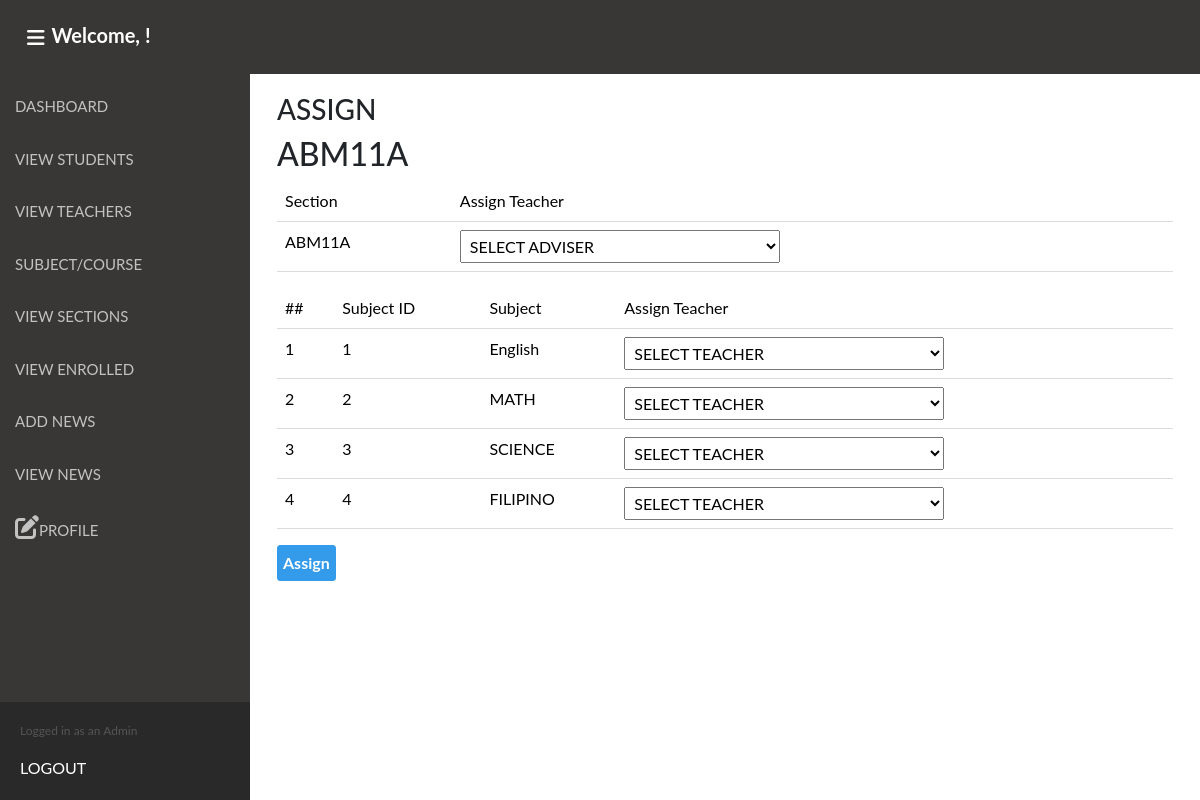
Screenshot of /admin/sectionData/assignteacher_newversion.php?section_id=1 with the database file from the repository.
### tables this page shows
CREATE TABLE `section` (
  `section_id` int(11) NOT NULL,
  `schoolyear` varchar(50) NOT NULL,
  `grade_year` varchar(50) NOT NULL,
  `section` varchar(50) NOT NULL,
  `section_course` varchar(50) NOT NULL,
  `yearsection` varchar(50) NOT NULL,
  `start_date` datetime NOT NULL,
  `end_date` datetime NOT NULL,
  `student_qty` int(50) NOT NULL,
  `max_qty` int(50) NOT NULL,
  `adviser` varchar(50) NOT NULL,
  `section_status` varchar(50) NOT NULL,
  `assign_status` varchar(50) NOT NULL
);

CREATE TABLE `section_subject` (
  `section_subjectId` int(11) NOT NULL,
  `section_id` varchar(50) NOT NULL,
  `section_course` varchar(50) NOT NULL,
  `subject_id` varchar(50) NOT NULL,
  `teacher_id` varchar(50) NOT NULL,
  `adviser_id` varchar(50) NOT NULL
);

CREATE TABLE `subject` (
  `subject_id` int(11) NOT NULL,
  `subject` varchar(50) NOT NULL,
  `subject_code` varchar(50) NOT NULL,
  `description` varchar(50) NOT NULL
);

### admin/sectionData/assignteacher_newversion.php (the view, shortened to what this page needs)
<?Php
require_once('../../includes/connect.php');
$getSection_id=$_GET['section_id'];
$data_section=mysqli_fetch_array(mysqli_query($conn,"SELECT * FROM section WHERE section_id='$getSection_id'"));
$sql_new_assign="SELECT ss.*, s.* FROM section_subject ss, subject s WHERE ss.subject_id=s.subject_id AND section_id=$getSection_id";
$result_sql_new_assign=mysqli_query($conn,$sql_new_assign);
$checkSection=mysqli_fetch_array(mysqli_query($conn,"SELECT * FROM section WHERE section_id=$getSection_id"));
?>
<!DOCTYPE html>
    <html>
    <head>
    <link rel="stylesheet" href="../../css/styles.css">
    <link href="https://cdnjs.cloudflare.com/ajax/libs/toastr.js/2.0.1/css/toastr.css" rel="stylesheet"/>
</head>
<body>
<?Php require_once('../../includes/navbar.php') ?>
<?Php require_once('reassignedteacher.php') ?>
<div class="wrap"id="wrap">
<div class="container mt-5">
<div class="col-sm-12">
    <?php
    if($checkSection['assign_status']!="ASSIGNED"){
    ?>
    <h3>ASSIGN</h3>
    <h2><?php echo $data_section['section_course'].$data_section['yearsection']?> </h2>
    <form id="new_assignTeachers"method="POST">
    <table class="table">
        <tr>
            <td>Section</td>
            <td>Assign Teacher</td>
        </tr>
        <tr>
            <td><?php echo $data_section['section_course'].$data_section['yearsection']?></td>
            <td><select name="adviser_id">
                <option value="">SELECT ADVISER</option>
                </select>
            </td>
        </tr>
    </table>
    <table class="table">
        <tr>
            <td>##</td>
            <td>Subject ID</td>
            <td>Subject</td>
            <td>Assign Teacher</td>
        </tr>
        <?php
        $c=0;
        while($row_newAssign=mysqli_fetch_array($result_sql_new_assign)){
        $c++;
        ?>
        <tr>
            <td><?php echo $c ?></td>
            <td><?php echo $row_newAssign['subject_id']?></td>
            <td><?php echo $row_newAssign['subject']?></td>
            <td>
                <select name="teacher[]"required="">
                    <option value="">SELECT TEACHER</option>
                </select>
            </td>
        </tr>
        <?php
        }
        ?>
    </table>
    <button type="submit"class="bluewhiteButton"onclick="confirm('Are you sure?')">Assign</button>
    </form>
    <?php
    }
    ?>
    </div>
    </div>
</div>
</body>
</html>

### css/styles.css (style rules this page uses)
body { margin:0; font-family: "Lato", sans-serif; }
* { box-sizing: border-box; }
.usertableStyle tr, td { color:#000; padding:10px; border-bottom:1px solid #dbdbdb; border-collapse:collapse; }
.wrap { margin:0 auto; padding:15px; transition:0.3s; position:relative; top:30px; margin-left:250px; }
.openUpload input, select { padding:5px; width:320px; }
.bluewhiteButton { padding:5px; background-color:#349beb; border:1px solid #349beb; border-radius:3px; font-weight:bold; color:#fff; cursor:pointer; }

### rows the page displays
section: section_course "ABM", yearsection "11A"
section_subject: subject.subject_id "1", subject.subject "English"
section_subject: subject.subject_id "2", subject.subject "MATH"
section_subject: subject.subject_id "3", subject.subject "SCIENCE"
section_subject: subject.subject_id "4", subject.subject "FILIPINO"
